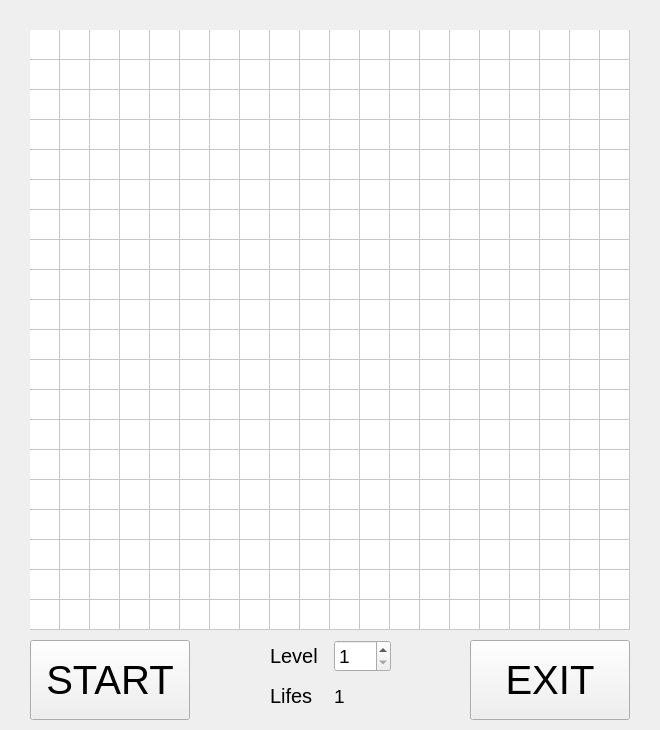
<?xml version="1.0" encoding="UTF-8"?>
<ui version="4.0">
 <class>MainWindow</class>
 <widget class="QMainWindow" name="MainWindow">
  <property name="geometry">
   <rect>
    <x>0</x>
    <y>0</y>
    <width>660</width>
    <height>730</height>
   </rect>
  </property>
  <property name="windowTitle">
   <string>CatchTheOneGame</string>
  </property>
  <widget class="QWidget" name="centralwidget">
   <widget class="QTableWidget" name="tableWidget">
    <property name="geometry">
     <rect>
      <x>30</x>
      <y>30</y>
      <width>600</width>
      <height>600</height>
     </rect>
    </property>
    <property name="sizePolicy">
     <sizepolicy hsizetype="Fixed" vsizetype="Fixed">
      <horstretch>0</horstretch>
      <verstretch>0</verstretch>
     </sizepolicy>
    </property>
    <property name="minimumSize">
     <size>
      <width>600</width>
      <height>600</height>
     </size>
    </property>
    <property name="focusPolicy">
     <enum>Qt::NoFocus</enum>
    </property>
    <property name="contextMenuPolicy">
     <enum>Qt::NoContextMenu</enum>
    </property>
    <property name="frameShape">
     <enum>QFrame::NoFrame</enum>
    </property>
    <property name="verticalScrollBarPolicy">
     <enum>Qt::ScrollBarAlwaysOff</enum>
    </property>
    <property name="horizontalScrollBarPolicy">
     <enum>Qt::ScrollBarAlwaysOff</enum>
    </property>
    <property name="autoScroll">
     <bool>false</bool>
    </property>
    <property name="showDropIndicator" stdset="0">
     <bool>false</bool>
    </property>
    <property name="wordWrap">
     <bool>false</bool>
    </property>
    <property name="rowCount">
     <number>20</number>
    </property>
    <property name="columnCount">
     <number>20</number>
    </property>
    <attribute name="horizontalHeaderVisible">
     <bool>false</bool>
    </attribute>
    <attribute name="horizontalHeaderMinimumSectionSize">
     <number>30</number>
    </attribute>
    <attribute name="horizontalHeaderDefaultSectionSize">
     <number>30</number>
    </attribute>
    <attribute name="horizontalHeaderHighlightSections">
     <bool>false</bool>
    </attribute>
    <attribute name="verticalHeaderVisible">
     <bool>false</bool>
    </attribute>
    <row/>
    <row/>
    <row/>
    <row/>
    <row/>
    <row/>
    <row/>
    <row/>
    <row/>
    <row/>
    <row/>
    <row/>
    <row/>
    <row/>
    <row/>
    <row/>
    <row/>
    <row/>
    <row/>
    <row/>
    <column/>
    <column/>
    <column/>
    <column/>
    <column/>
    <column/>
    <column/>
    <column/>
    <column/>
    <column/>
    <column/>
    <column/>
    <column/>
    <column/>
    <column/>
    <column/>
    <column/>
    <column/>
    <column/>
    <column/>
   </widget>
   <widget class="QPushButton" name="pushButton">
    <property name="geometry">
     <rect>
      <x>30</x>
      <y>640</y>
      <width>160</width>
      <height>80</height>
     </rect>
    </property>
    <property name="font">
     <font>
      <pointsize>30</pointsize>
     </font>
    </property>
    <property name="text">
     <string>START</string>
    </property>
   </widget>
   <widget class="QPushButton" name="pushButton_2">
    <property name="geometry">
     <rect>
      <x>470</x>
      <y>640</y>
      <width>160</width>
      <height>80</height>
     </rect>
    </property>
    <property name="font">
     <font>
      <pointsize>30</pointsize>
     </font>
    </property>
    <property name="text">
     <string>EXIT</string>
    </property>
   </widget>
   <widget class="QWidget" name="">
    <property name="geometry">
     <rect>
      <x>270</x>
      <y>640</y>
      <width>121</width>
      <height>74</height>
     </rect>
    </property>
    <layout class="QVBoxLayout" name="verticalLayout">
     <item>
      <layout class="QHBoxLayout" name="horizontalLayout">
       <item>
        <widget class="QLabel" name="label">
         <property name="font">
          <font>
           <pointsize>15</pointsize>
          </font>
         </property>
         <property name="text">
          <string>Level</string>
         </property>
        </widget>
       </item>
       <item>
        <widget class="QSpinBox" name="spinBox">
         <property name="font">
          <font>
           <pointsize>14</pointsize>
          </font>
         </property>
         <property name="minimum">
          <number>1</number>
         </property>
         <property name="maximum">
          <number>10</number>
         </property>
        </widget>
       </item>
      </layout>
     </item>
     <item>
      <layout class="QHBoxLayout" name="horizontalLayout_2">
       <item>
        <widget class="QLabel" name="label_2">
         <property name="font">
          <font>
           <pointsize>15</pointsize>
          </font>
         </property>
         <property name="text">
          <string>Lifes</string>
         </property>
        </widget>
       </item>
       <item>
        <widget class="QLabel" name="label_3">
         <property name="font">
          <font>
           <pointsize>14</pointsize>
          </font>
         </property>
         <property name="text">
          <string>1</string>
         </property>
        </widget>
       </item>
      </layout>
     </item>
    </layout>
   </widget>
  </widget>
 </widget>
 <resources/>
 <connections/>
</ui>
